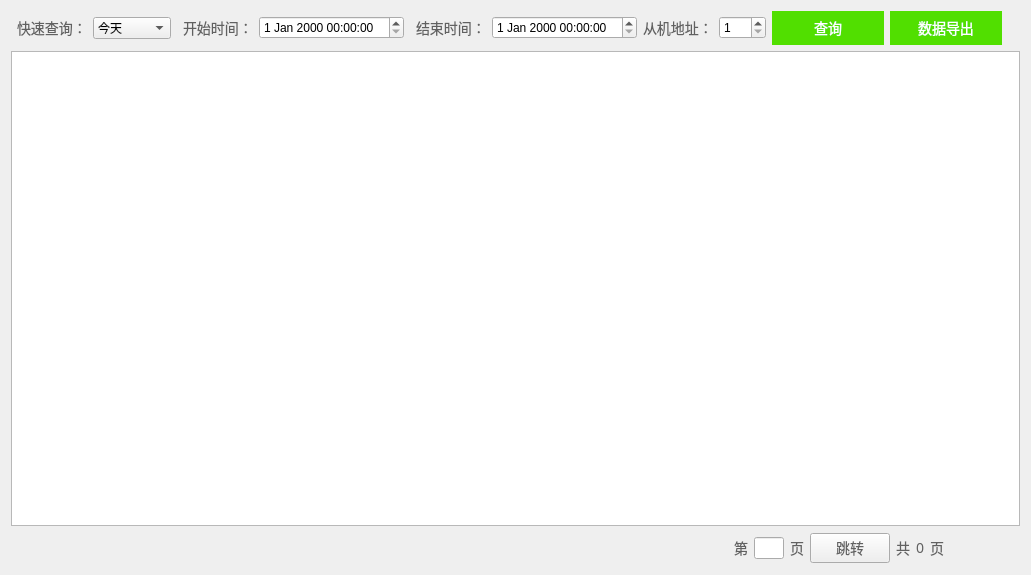
<?xml version="1.0" encoding="UTF-8"?>
<ui version="4.0">
 <class>WarningLogs</class>
 <widget class="QDialog" name="WarningLogs">
  <property name="geometry">
   <rect>
    <x>0</x>
    <y>0</y>
    <width>1007</width>
    <height>575</height>
   </rect>
  </property>
  <property name="windowTitle">
   <string>Dialog</string>
  </property>
  <layout class="QGridLayout" name="gridLayout">
   <item row="0" column="1">
    <widget class="QLabel" name="label_3">
     <property name="styleSheet">
      <string notr="true">QLabel {
font-size:14px;
font-family:PingFang SC;
font-weight:300;
line-height:44px;
color:rgba(97,97,97,1);
}</string>
     </property>
     <property name="text">
      <string>快速查询：</string>
     </property>
    </widget>
   </item>
   <item row="0" column="15">
    <spacer name="horizontalSpacer_2">
     <property name="orientation">
      <enum>Qt::Horizontal</enum>
     </property>
     <property name="sizeHint" stdset="0">
      <size>
       <width>109</width>
       <height>20</height>
      </size>
     </property>
    </spacer>
   </item>
   <item row="0" column="4">
    <widget class="QLabel" name="label_4">
     <property name="styleSheet">
      <string notr="true">QLabel {
font-size:14px;
font-family:PingFang SC;
font-weight:300;
line-height:44px;
color:rgba(97,97,97,1);
}</string>
     </property>
     <property name="text">
      <string>开始时间：</string>
     </property>
    </widget>
   </item>
   <item row="0" column="8">
    <widget class="QDateTimeEdit" name="endDateTimeEdit"/>
   </item>
   <item row="3" column="0" colspan="16">
    <widget class="QTableView" name="tableView"/>
   </item>
   <item row="0" column="7">
    <widget class="QLabel" name="label_5">
     <property name="styleSheet">
      <string notr="true">QLabel {
font-size:14px;
font-family:PingFang SC;
font-weight:300;
line-height:44px;
color:rgba(97,97,97,1);
}</string>
     </property>
     <property name="text">
      <string>结束时间：</string>
     </property>
    </widget>
   </item>
   <item row="0" column="11">
    <widget class="QPushButton" name="getDataBtn">
     <property name="styleSheet">
      <string notr="true">QPushButton {
width:112px;
height:34px;
background:rgba(81,223,0,1);
border:0px;
font-size:14px;
font-family:PingFang SC;
font-weight:300;
line-height:44px;
color:rgba(255,255,255,1);
}</string>
     </property>
     <property name="text">
      <string>查询</string>
     </property>
    </widget>
   </item>
   <item row="0" column="9">
    <widget class="QLabel" name="label_6">
     <property name="styleSheet">
      <string notr="true">QLabel {
font-size:14px;
font-family:PingFang SC;
font-weight:300;
line-height:44px;
color:rgba(97,97,97,1);
}</string>
     </property>
     <property name="text">
      <string>从机地址：</string>
     </property>
    </widget>
   </item>
   <item row="0" column="2">
    <widget class="QComboBox" name="quickSearch">
     <item>
      <property name="text">
       <string>今天</string>
      </property>
     </item>
     <item>
      <property name="text">
       <string>昨天</string>
      </property>
     </item>
     <item>
      <property name="text">
       <string>最近七天</string>
      </property>
     </item>
     <item>
      <property name="text">
       <string>本月</string>
      </property>
     </item>
     <item>
      <property name="text">
       <string>上个月</string>
      </property>
     </item>
     <item>
      <property name="text">
       <string>自定义</string>
      </property>
     </item>
    </widget>
   </item>
   <item row="0" column="10">
    <widget class="QSpinBox" name="slaveAddSpinBox">
     <property name="minimum">
      <number>1</number>
     </property>
     <property name="maximum">
      <number>255</number>
     </property>
     <property name="value">
      <number>1</number>
     </property>
    </widget>
   </item>
   <item row="0" column="5">
    <widget class="QDateTimeEdit" name="startDateTimeEdit"/>
   </item>
   <item row="0" column="12">
    <widget class="QPushButton" name="exportDataBtn">
     <property name="styleSheet">
      <string notr="true">QPushButton {
width:112px;
height:34px;
background:rgba(81,223,0,1);
border:0px;
font-size:14px;
font-family:PingFang SC;
font-weight:300;
line-height:44px;
color:rgba(255,255,255,1);
}</string>
     </property>
     <property name="text">
      <string>数据导出</string>
     </property>
    </widget>
   </item>
   <item row="0" column="0">
    <spacer name="horizontalSpacer">
     <property name="orientation">
      <enum>Qt::Horizontal</enum>
     </property>
     <property name="sizeHint" stdset="0">
      <size>
       <width>110</width>
       <height>20</height>
      </size>
     </property>
    </spacer>
   </item>
   <item row="4" column="0" colspan="16">
    <layout class="QHBoxLayout" name="horizontalLayout">
     <item>
      <spacer name="horizontalSpacer_3">
       <property name="orientation">
        <enum>Qt::Horizontal</enum>
       </property>
       <property name="sizeHint" stdset="0">
        <size>
         <width>40</width>
         <height>20</height>
        </size>
       </property>
      </spacer>
     </item>
     <item>
      <widget class="QPushButton" name="move_to_first">
       <property name="styleSheet">
        <string notr="true">QPushButton {border:0px;width:32px;height:32px;image: url(:/double_arrow_left.png);}</string>
       </property>
       <property name="text">
        <string/>
       </property>
      </widget>
     </item>
     <item>
      <widget class="QPushButton" name="last_page">
       <property name="styleSheet">
        <string notr="true">QPushButton {border:0px;width:32px;height:32px;image: url(:/arrow_left.png);}</string>
       </property>
       <property name="text">
        <string/>
       </property>
      </widget>
     </item>
     <item>
      <widget class="QLabel" name="label">
       <property name="maximumSize">
        <size>
         <width>30</width>
         <height>16777215</height>
        </size>
       </property>
       <property name="styleSheet">
        <string notr="true">QLabel {
font-size:14px;
font-family:PingFang SC;
font-weight:300;
line-height:44px;
color:rgba(97,97,97,1);
}</string>
       </property>
       <property name="text">
        <string>第</string>
       </property>
      </widget>
     </item>
     <item>
      <widget class="QLineEdit" name="jump_to_page">
       <property name="minimumSize">
        <size>
         <width>0</width>
         <height>0</height>
        </size>
       </property>
       <property name="maximumSize">
        <size>
         <width>30</width>
         <height>16777215</height>
        </size>
       </property>
      </widget>
     </item>
     <item>
      <widget class="QLabel" name="label_2">
       <property name="maximumSize">
        <size>
         <width>30</width>
         <height>16777215</height>
        </size>
       </property>
       <property name="styleSheet">
        <string notr="true">QLabel {
font-size:14px;
font-family:PingFang SC;
font-weight:300;
line-height:44px;
color:rgba(97,97,97,1);
}</string>
       </property>
       <property name="text">
        <string>页</string>
       </property>
      </widget>
     </item>
     <item>
      <widget class="QPushButton" name="jump_to_page_btn">
       <property name="styleSheet">
        <string notr="true">QPushButton {
font-size:14px;
font-family:PingFang SC;
font-weight:300;
line-height:44px;
color:rgba(97,97,97,1);
}</string>
       </property>
       <property name="text">
        <string>跳转</string>
       </property>
      </widget>
     </item>
     <item>
      <widget class="QLabel" name="label_7">
       <property name="styleSheet">
        <string notr="true">QLabel {
font-size:14px;
font-family:PingFang SC;
font-weight:300;
line-height:44px;
color:rgba(97,97,97,1);
}</string>
       </property>
       <property name="text">
        <string>共</string>
       </property>
      </widget>
     </item>
     <item>
      <widget class="QLabel" name="total_num_pages">
       <property name="styleSheet">
        <string notr="true">QLabel {
font-size:14px;
font-family:PingFang SC;
font-weight:300;
line-height:44px;
color:rgba(97,97,97,1);
}</string>
       </property>
       <property name="text">
        <string>0</string>
       </property>
      </widget>
     </item>
     <item>
      <widget class="QLabel" name="label_8">
       <property name="styleSheet">
        <string notr="true">QLabel {
font-size:14px;
font-family:PingFang SC;
font-weight:300;
line-height:44px;
color:rgba(97,97,97,1);
}</string>
       </property>
       <property name="text">
        <string>页</string>
       </property>
      </widget>
     </item>
     <item>
      <widget class="QPushButton" name="next_page">
       <property name="styleSheet">
        <string notr="true">QPushButton {border:0px;width:32px;height:32px;image: url(:/arrow_right.png);}</string>
       </property>
       <property name="text">
        <string/>
       </property>
      </widget>
     </item>
     <item>
      <widget class="QPushButton" name="move_to_last">
       <property name="styleSheet">
        <string notr="true">QPushButton {border:0px;width:32px;height:32px;image: url(:/double_arrow_right.png);}</string>
       </property>
       <property name="text">
        <string/>
       </property>
      </widget>
     </item>
    </layout>
   </item>
  </layout>
 </widget>
 <resources/>
 <connections/>
</ui>
